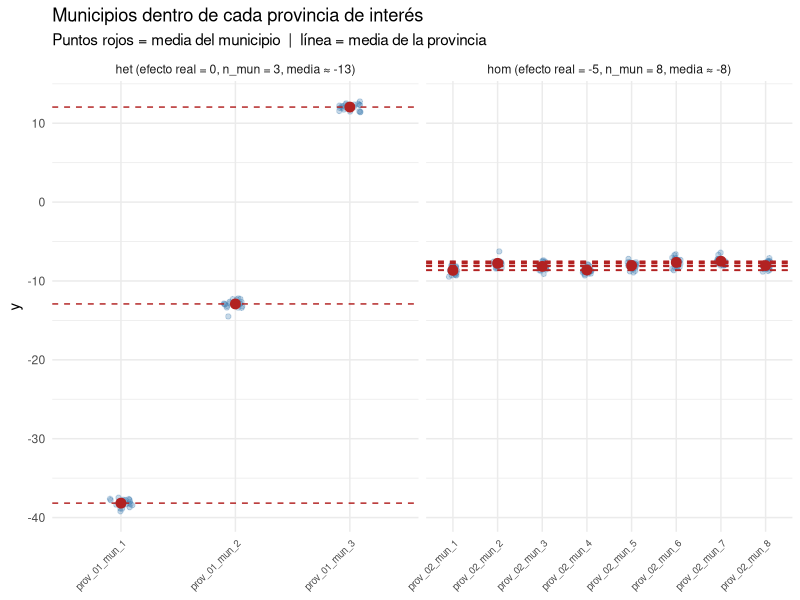
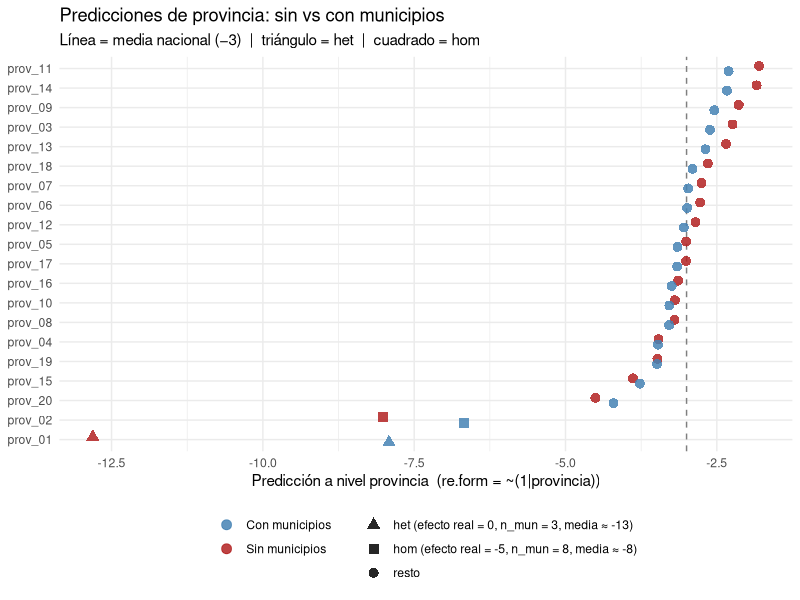

These charts were generated, in order, by the following R code:
## ---- chunk 1
library(tidyverse)
library(lme4)

set.seed(42)

grand_mean <- -3
n_prov <- 20
n_mun_het <- 3 # prov_het: pocos municipios
n_mun_resto <- 8 # resto: más municipios
n_obs <- 20

ef_prov <- c(
  0, # prov_het: efecto real = 0
  -5, # prov_hom: efecto real = -5
  rnorm(n_prov - 2, 0, 0.6) # resto: moderadas
)

# prov_het: 3 municipios muy dispares, media = -10  →  media provincia ≈ -13
ef_mun_het <- c(-35, -10, 15) # media = -10, sd ≈ 20.2

# prov_hom: 8 municipios compactos  →  media provincia ≈ -8
ef_mun_hom <- rnorm(n_mun_resto, 0, 0.3)

datos <- bind_rows(
  # prov_het
  map_dfr(seq_len(n_mun_het), function(m) {
    tibble(
      provincia = "prov_01",
      municipio = paste0("prov_01_mun_", m),
      tipo = "het (efecto real = 0, n_mun = 3, media ≈ -13)",
      y = grand_mean + ef_prov[1] + ef_mun_het[m] + rnorm(n_obs, 0, 0.5)
    )
  }),
  # prov_hom y resto
  map_dfr(2:n_prov, function(p) {
    n_m <- n_mun_resto
    tipo <- if (p == 2) {
      "hom (efecto real = -5, n_mun = 8, media ≈ -8)"
    } else {
      "resto"
    }
    ef_m <- if (p == 2) ef_mun_hom else rnorm(n_m, 0, 0.3)
    map_dfr(seq_len(n_m), function(m) {
      tibble(
        provincia = paste0("prov_", sprintf("%02d", p)),
        municipio = paste0("prov_", sprintf("%02d", p), "_mun_", m),
        tipo = tipo,
        y = grand_mean + ef_prov[p] + ef_m[m] + rnorm(n_obs, 0, 0.5)
      )
    })
  })
)
## ---- chunk 2
datos |>
  filter(provincia %in% c("prov_01", "prov_02")) |>
  ggplot(aes(x = municipio, y = y)) +
  geom_jitter(width = 0.1, alpha = 0.3, color = "steelblue") +
  stat_summary(fun = mean, geom = "point", size = 3, color = "firebrick") +
  stat_summary(
    fun = mean,
    geom = "hline",
    aes(yintercept = after_stat(y), group = provincia),
    linetype = "dashed",
    color = "firebrick"
  ) +
  facet_wrap(~tipo, scales = "free_x") +
  labs(
    x = NULL,
    y = "y",
    title = "Municipios dentro de cada provincia de interés",
    subtitle = "Puntos rojos = media del municipio  |  línea = media de la provincia"
  ) +
  theme_minimal() +
  theme(axis.text.x = element_text(angle = 45, hjust = 1, size = 7))
## ---- chunk 3
mod_sin_mun <- lmer(y ~ 1 + (1 | provincia), data = datos)
mod_con_mun <- lmer(y ~ 1 + (1 | provincia) + (1 | municipio), data = datos)
## ---- chunk 4
get_var <- function(mod, nivel) {
  as.data.frame(VarCorr(mod)) |> filter(grp == nivel) |> pull(vcov)
}

data.frame(
  componente = c(
    "sigma2_provincia  (sin municipios)",
    "sigma2_provincia  (con municipios)",
    "sigma2_municipio  (con municipios)",
    "sigma2_residual   (sin municipios)",
    "sigma2_residual   (con municipios)"
  ),
  varianza = c(
    get_var(mod_sin_mun, "provincia"),
    get_var(mod_con_mun, "provincia"),
    get_var(mod_con_mun, "municipio"),
    attr(VarCorr(mod_sin_mun), "sc")^2,
    attr(VarCorr(mod_con_mun), "sc")^2
  )
)
## ---- chunk 5
datos_prov <- datos |> distinct(provincia, tipo) |> arrange(provincia)

preds <- bind_rows(
  datos_prov |>
    mutate(
      pred = predict(
        mod_sin_mun,
        newdata = datos_prov,
        re.form = ~ (1 | provincia)
      ),
      modelo = "Sin municipios"
    ),
  datos_prov |>
    mutate(
      pred = predict(
        mod_con_mun,
        newdata = datos_prov,
        re.form = ~ (1 | provincia)
      ),
      modelo = "Con municipios"
    )
)

preds |>
  mutate(
    provincia = fct_reorder(provincia, pred),
    forma = tipo
  ) |>
  ggplot(aes(x = pred, y = provincia, color = modelo, shape = forma)) +
  geom_vline(xintercept = grand_mean, linetype = "dashed", color = "grey50") +
  geom_point(size = 3, alpha = 0.85, position = position_dodge(width = 0.55)) +
  scale_color_manual(
    values = c(
      "Sin municipios" = "firebrick",
      "Con municipios" = "steelblue"
    )
  ) +
  scale_shape_manual(
    values = c(
      "het (efecto real = 0, n_mun = 3, media ≈ -13)" = 17,
      "hom (efecto real = -5, n_mun = 8, media ≈ -8)" = 15,
      "resto" = 16
    )
  ) +
  labs(
    x = "Predicción a nivel provincia  (re.form = ~(1|provincia))",
    y = NULL,
    color = NULL,
    shape = NULL,
    title = "Predicciones de provincia: sin vs con municipios",
    subtitle = "Línea = media nacional (−3)  |  triángulo = het  |  cuadrado = hom"
  ) +
  theme_minimal() +
  theme(legend.position = "bottom", legend.direction = "vertical")
## ---- chunk 6
preds |>
  pivot_wider(names_from = modelo, values_from = pred) |>
  mutate(
    media_bruta = map_dbl(provincia, ~ mean(datos$y[datos$provincia == .x])),
    cambio = `Con municipios` - `Sin municipios`
  ) |>
  arrange(`Sin municipios`) |>
  mutate(across(where(is.numeric), \(x) round(x, 2))) |>
  select(
    provincia,
    tipo,
    media_bruta,
    `Sin municipios`,
    `Con municipios`,
    cambio
  ) |>
  knitr::kable(
    col.names = c(
      "Provincia",
      "Tipo",
      "Media bruta",
      "Pred sin mun",
      "Pred con mun",
      "Cambio"
    ),
    caption = "Predicciones a nivel provincia (re.form = ~(1|provincia))"
  )
